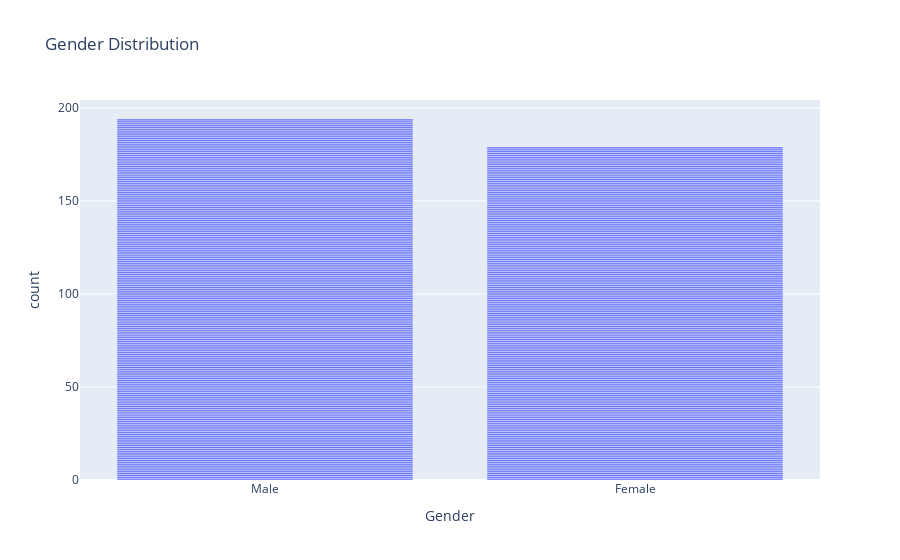

Notebook code cell kept with this figure:
### Code cell
px.histogram(data, x='Gender', title='Gender Distribution')

### Figure 1 — Plotly figure (JSON) as saved in the notebook; plotly's stock layout.template omitted (floating-point values rounded to 4 significant figures; data arrays with more than 128 entries replaced by an {"elided": "..."} marker saying what was removed)
{"data": [{"alignmentgroup": "True", "hovertemplate": "Gender=%{x}<br>count=%{y}<extra></extra>", "legendgroup": "", "marker": {"color": "#636efa", "pattern": {"shape": ""}}, "name": "", "offsetgroup": "", "orientation": "v", "showlegend": false, "textposition": "auto", "type": "bar", "x": {"elided": "375 str values"}, "xaxis": "x", "y": {"elided": "375 int values"}, "yaxis": "y"}], "layout": {"barmode": "relative", "legend": {"tracegroupgap": 0}, "title": {"text": "Gender Distribution"}, "xaxis": {"anchor": "y", "domain": [0, 1], "title": {"text": "Gender"}}, "yaxis": {"anchor": "x", "domain": [0, 1], "title": {"text": "count"}}}}
